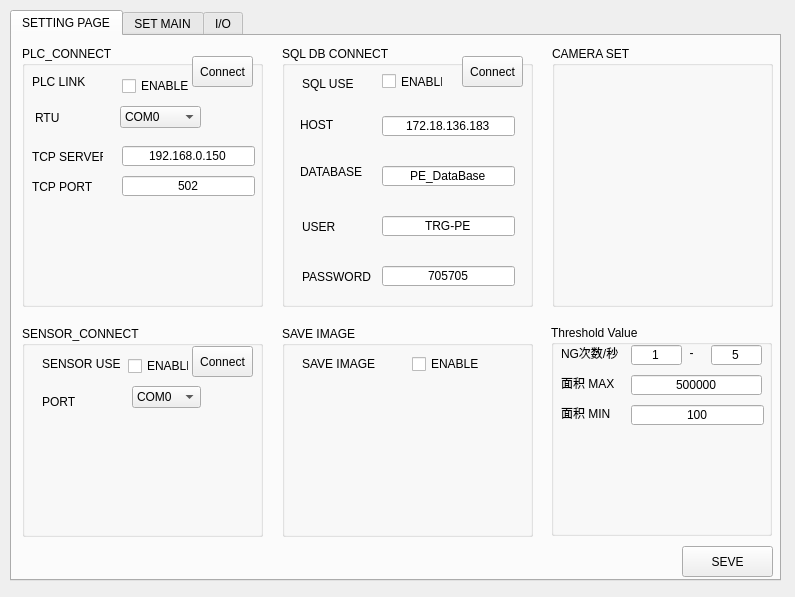
<?xml version="1.0" encoding="UTF-8"?>
<ui version="4.0">
 <class>setting</class>
 <widget class="QMainWindow" name="setting">
  <property name="geometry">
   <rect>
    <x>0</x>
    <y>0</y>
    <width>795</width>
    <height>597</height>
   </rect>
  </property>
  <property name="windowTitle">
   <string>setting</string>
  </property>
  <widget class="QWidget" name="centralwidget">
   <widget class="QTabWidget" name="tabWidget">
    <property name="geometry">
     <rect>
      <x>10</x>
      <y>10</y>
      <width>771</width>
      <height>571</height>
     </rect>
    </property>
    <property name="currentIndex">
     <number>0</number>
    </property>
    <widget class="QWidget" name="tab">
     <attribute name="title">
      <string>SETTING PAGE</string>
     </attribute>
     <widget class="QGroupBox" name="groupBox">
      <property name="geometry">
       <rect>
        <x>10</x>
        <y>10</y>
        <width>241</width>
        <height>261</height>
       </rect>
      </property>
      <property name="title">
       <string>PLC_CONNECT</string>
      </property>
      <widget class="QLabel" name="label">
       <property name="geometry">
        <rect>
         <x>10</x>
         <y>26</y>
         <width>81</width>
         <height>20</height>
        </rect>
       </property>
       <property name="text">
        <string>PLC LINK</string>
       </property>
      </widget>
      <widget class="QLabel" name="label_2">
       <property name="geometry">
        <rect>
         <x>13</x>
         <y>61</y>
         <width>61</width>
         <height>21</height>
        </rect>
       </property>
       <property name="text">
        <string>RTU</string>
       </property>
      </widget>
      <widget class="QLabel" name="label_3">
       <property name="geometry">
        <rect>
         <x>10</x>
         <y>100</y>
         <width>71</width>
         <height>21</height>
        </rect>
       </property>
       <property name="text">
        <string>TCP SERVER</string>
       </property>
      </widget>
      <widget class="QCheckBox" name="checkBox_plc_enable">
       <property name="geometry">
        <rect>
         <x>100</x>
         <y>30</y>
         <width>81</width>
         <height>20</height>
        </rect>
       </property>
       <property name="text">
        <string>ENABLE</string>
       </property>
      </widget>
      <widget class="QComboBox" name="comboBox_rtu_port">
       <property name="geometry">
        <rect>
         <x>98</x>
         <y>60</y>
         <width>81</width>
         <height>22</height>
        </rect>
       </property>
       <item>
        <property name="text">
         <string>COM0</string>
        </property>
       </item>
       <item>
        <property name="text">
         <string>COM1</string>
        </property>
       </item>
       <item>
        <property name="text">
         <string>COM2</string>
        </property>
       </item>
       <item>
        <property name="text">
         <string>COM3</string>
        </property>
       </item>
       <item>
        <property name="text">
         <string>COM4</string>
        </property>
       </item>
       <item>
        <property name="text">
         <string>COM5</string>
        </property>
       </item>
       <item>
        <property name="text">
         <string>COM6</string>
        </property>
       </item>
       <item>
        <property name="text">
         <string>COM7</string>
        </property>
       </item>
       <item>
        <property name="text">
         <string>COM8</string>
        </property>
       </item>
       <item>
        <property name="text">
         <string>COM9</string>
        </property>
       </item>
       <item>
        <property name="text">
         <string>COM10</string>
        </property>
       </item>
       <item>
        <property name="text">
         <string>COM11</string>
        </property>
       </item>
       <item>
        <property name="text">
         <string>COM12</string>
        </property>
       </item>
       <item>
        <property name="text">
         <string>COM13</string>
        </property>
       </item>
       <item>
        <property name="text">
         <string>COM14</string>
        </property>
       </item>
       <item>
        <property name="text">
         <string>COM15</string>
        </property>
       </item>
       <item>
        <property name="text">
         <string>COM50</string>
        </property>
       </item>
      </widget>
      <widget class="QPushButton" name="Button_PlcPort_connect">
       <property name="geometry">
        <rect>
         <x>170</x>
         <y>10</y>
         <width>61</width>
         <height>31</height>
        </rect>
       </property>
       <property name="text">
        <string>Connect</string>
       </property>
      </widget>
      <widget class="QLineEdit" name="lineEdit_tcp_server">
       <property name="geometry">
        <rect>
         <x>100</x>
         <y>100</y>
         <width>133</width>
         <height>20</height>
        </rect>
       </property>
       <property name="inputMask">
        <string/>
       </property>
       <property name="text">
        <string>192.168.0.150</string>
       </property>
       <property name="maxLength">
        <number>32767</number>
       </property>
       <property name="cursorPosition">
        <number>13</number>
       </property>
       <property name="alignment">
        <set>Qt::AlignCenter</set>
       </property>
      </widget>
      <widget class="QLabel" name="label_25">
       <property name="geometry">
        <rect>
         <x>10</x>
         <y>130</y>
         <width>71</width>
         <height>21</height>
        </rect>
       </property>
       <property name="text">
        <string>TCP PORT</string>
       </property>
      </widget>
      <widget class="QLineEdit" name="lineEdit_tcp_port">
       <property name="geometry">
        <rect>
         <x>100</x>
         <y>130</y>
         <width>133</width>
         <height>20</height>
        </rect>
       </property>
       <property name="inputMask">
        <string/>
       </property>
       <property name="text">
        <string>502</string>
       </property>
       <property name="maxLength">
        <number>32767</number>
       </property>
       <property name="cursorPosition">
        <number>3</number>
       </property>
       <property name="alignment">
        <set>Qt::AlignCenter</set>
       </property>
      </widget>
     </widget>
     <widget class="QGroupBox" name="groupBox_2">
      <property name="geometry">
       <rect>
        <x>10</x>
        <y>290</y>
        <width>241</width>
        <height>211</height>
       </rect>
      </property>
      <property name="title">
       <string>SENSOR_CONNECT</string>
      </property>
      <widget class="QLabel" name="label_9">
       <property name="geometry">
        <rect>
         <x>20</x>
         <y>30</y>
         <width>91</width>
         <height>16</height>
        </rect>
       </property>
       <property name="text">
        <string>SENSOR USE</string>
       </property>
      </widget>
      <widget class="QLabel" name="label_10">
       <property name="geometry">
        <rect>
         <x>20</x>
         <y>70</y>
         <width>54</width>
         <height>12</height>
        </rect>
       </property>
       <property name="text">
        <string>PORT</string>
       </property>
      </widget>
      <widget class="QComboBox" name="comboBox_sensor_port">
       <property name="geometry">
        <rect>
         <x>110</x>
         <y>60</y>
         <width>69</width>
         <height>22</height>
        </rect>
       </property>
       <item>
        <property name="text">
         <string>COM0</string>
        </property>
       </item>
       <item>
        <property name="text">
         <string>COM1</string>
        </property>
       </item>
       <item>
        <property name="text">
         <string>COM2</string>
        </property>
       </item>
       <item>
        <property name="text">
         <string>COM3</string>
        </property>
       </item>
       <item>
        <property name="text">
         <string>COM4</string>
        </property>
       </item>
       <item>
        <property name="text">
         <string>COM5</string>
        </property>
       </item>
       <item>
        <property name="text">
         <string>COM6</string>
        </property>
       </item>
       <item>
        <property name="text">
         <string>COM7</string>
        </property>
       </item>
       <item>
        <property name="text">
         <string>COM8</string>
        </property>
       </item>
       <item>
        <property name="text">
         <string>COM9</string>
        </property>
       </item>
       <item>
        <property name="text">
         <string>COM10</string>
        </property>
       </item>
       <item>
        <property name="text">
         <string>COM11</string>
        </property>
       </item>
       <item>
        <property name="text">
         <string>COM12</string>
        </property>
       </item>
       <item>
        <property name="text">
         <string>COM49</string>
        </property>
       </item>
       <item>
        <property name="text">
         <string>COM50</string>
        </property>
       </item>
      </widget>
      <widget class="QCheckBox" name="checkBox_sensor">
       <property name="geometry">
        <rect>
         <x>106</x>
         <y>30</y>
         <width>61</width>
         <height>20</height>
        </rect>
       </property>
       <property name="text">
        <string>ENABLE</string>
       </property>
       <property name="checked">
        <bool>false</bool>
       </property>
      </widget>
      <widget class="QPushButton" name="SensorPort_connect_Button">
       <property name="geometry">
        <rect>
         <x>170</x>
         <y>20</y>
         <width>61</width>
         <height>31</height>
        </rect>
       </property>
       <property name="text">
        <string>Connect</string>
       </property>
      </widget>
     </widget>
     <widget class="QGroupBox" name="groupBox_3">
      <property name="geometry">
       <rect>
        <x>270</x>
        <y>10</y>
        <width>251</width>
        <height>261</height>
       </rect>
      </property>
      <property name="title">
       <string>SQL DB CONNECT</string>
      </property>
      <widget class="QLabel" name="label_4">
       <property name="geometry">
        <rect>
         <x>20</x>
         <y>30</y>
         <width>66</width>
         <height>16</height>
        </rect>
       </property>
       <property name="text">
        <string>SQL USE</string>
       </property>
      </widget>
      <widget class="QLabel" name="label_5">
       <property name="geometry">
        <rect>
         <x>18</x>
         <y>68</y>
         <width>71</width>
         <height>21</height>
        </rect>
       </property>
       <property name="text">
        <string>HOST</string>
       </property>
      </widget>
      <widget class="QLabel" name="label_6">
       <property name="geometry">
        <rect>
         <x>18</x>
         <y>115</y>
         <width>71</width>
         <height>21</height>
        </rect>
       </property>
       <property name="text">
        <string>DATABASE</string>
       </property>
      </widget>
      <widget class="QLabel" name="label_7">
       <property name="geometry">
        <rect>
         <x>20</x>
         <y>170</y>
         <width>71</width>
         <height>21</height>
        </rect>
       </property>
       <property name="text">
        <string>USER</string>
       </property>
      </widget>
      <widget class="QLabel" name="label_8">
       <property name="geometry">
        <rect>
         <x>20</x>
         <y>220</y>
         <width>71</width>
         <height>21</height>
        </rect>
       </property>
       <property name="text">
        <string>PASSWORD</string>
       </property>
      </widget>
      <widget class="QCheckBox" name="checkBox_sql">
       <property name="geometry">
        <rect>
         <x>100</x>
         <y>25</y>
         <width>61</width>
         <height>21</height>
        </rect>
       </property>
       <property name="text">
        <string>ENABLE</string>
       </property>
       <property name="checked">
        <bool>false</bool>
       </property>
      </widget>
      <widget class="QLineEdit" name="lineEdit_server">
       <property name="geometry">
        <rect>
         <x>100</x>
         <y>70</y>
         <width>133</width>
         <height>20</height>
        </rect>
       </property>
       <property name="inputMask">
        <string/>
       </property>
       <property name="text">
        <string>172.18.136.183</string>
       </property>
       <property name="maxLength">
        <number>32767</number>
       </property>
       <property name="cursorPosition">
        <number>14</number>
       </property>
       <property name="alignment">
        <set>Qt::AlignCenter</set>
       </property>
      </widget>
      <widget class="QLineEdit" name="lineEdit_db">
       <property name="geometry">
        <rect>
         <x>100</x>
         <y>120</y>
         <width>133</width>
         <height>20</height>
        </rect>
       </property>
       <property name="inputMask">
        <string/>
       </property>
       <property name="text">
        <string>PE_DataBase</string>
       </property>
       <property name="alignment">
        <set>Qt::AlignCenter</set>
       </property>
      </widget>
      <widget class="QLineEdit" name="lineEdit_user">
       <property name="geometry">
        <rect>
         <x>100</x>
         <y>170</y>
         <width>133</width>
         <height>20</height>
        </rect>
       </property>
       <property name="inputMask">
        <string/>
       </property>
       <property name="text">
        <string>TRG-PE</string>
       </property>
       <property name="alignment">
        <set>Qt::AlignCenter</set>
       </property>
      </widget>
      <widget class="QLineEdit" name="lineEdit_pw">
       <property name="geometry">
        <rect>
         <x>100</x>
         <y>220</y>
         <width>133</width>
         <height>20</height>
        </rect>
       </property>
       <property name="inputMask">
        <string/>
       </property>
       <property name="text">
        <string>705705</string>
       </property>
       <property name="alignment">
        <set>Qt::AlignCenter</set>
       </property>
      </widget>
      <widget class="QPushButton" name="sql_connect_Button">
       <property name="geometry">
        <rect>
         <x>180</x>
         <y>10</y>
         <width>61</width>
         <height>31</height>
        </rect>
       </property>
       <property name="text">
        <string>Connect</string>
       </property>
      </widget>
     </widget>
     <widget class="QGroupBox" name="groupBox_4">
      <property name="geometry">
       <rect>
        <x>270</x>
        <y>290</y>
        <width>251</width>
        <height>211</height>
       </rect>
      </property>
      <property name="title">
       <string>SAVE IMAGE</string>
      </property>
      <widget class="QCheckBox" name="checkBox_savejpg">
       <property name="geometry">
        <rect>
         <x>130</x>
         <y>30</y>
         <width>71</width>
         <height>16</height>
        </rect>
       </property>
       <property name="text">
        <string>ENABLE</string>
       </property>
      </widget>
      <widget class="QLabel" name="label_11">
       <property name="geometry">
        <rect>
         <x>20</x>
         <y>30</y>
         <width>91</width>
         <height>16</height>
        </rect>
       </property>
       <property name="text">
        <string>SAVE IMAGE</string>
       </property>
      </widget>
     </widget>
     <widget class="QGroupBox" name="groupBox_5">
      <property name="geometry">
       <rect>
        <x>540</x>
        <y>10</y>
        <width>221</width>
        <height>261</height>
       </rect>
      </property>
      <property name="title">
       <string>CAMERA SET</string>
      </property>
     </widget>
     <widget class="QGroupBox" name="groupBox_6">
      <property name="geometry">
       <rect>
        <x>539</x>
        <y>289</y>
        <width>221</width>
        <height>211</height>
       </rect>
      </property>
      <property name="title">
       <string>Threshold Value</string>
      </property>
      <widget class="QLabel" name="label_26">
       <property name="geometry">
        <rect>
         <x>10</x>
         <y>20</y>
         <width>91</width>
         <height>16</height>
        </rect>
       </property>
       <property name="text">
        <string>NG次数/秒</string>
       </property>
      </widget>
      <widget class="QLabel" name="label_27">
       <property name="geometry">
        <rect>
         <x>10</x>
         <y>50</y>
         <width>91</width>
         <height>16</height>
        </rect>
       </property>
       <property name="text">
        <string>面积 MAX</string>
       </property>
      </widget>
      <widget class="QLineEdit" name="lineEdit_ngcounter_low">
       <property name="geometry">
        <rect>
         <x>80</x>
         <y>20</y>
         <width>51</width>
         <height>20</height>
        </rect>
       </property>
       <property name="inputMask">
        <string/>
       </property>
       <property name="text">
        <string>1</string>
       </property>
       <property name="maxLength">
        <number>32767</number>
       </property>
       <property name="cursorPosition">
        <number>1</number>
       </property>
       <property name="alignment">
        <set>Qt::AlignCenter</set>
       </property>
      </widget>
      <widget class="QLineEdit" name="lineEdit_area_max">
       <property name="geometry">
        <rect>
         <x>80</x>
         <y>50</y>
         <width>131</width>
         <height>20</height>
        </rect>
       </property>
       <property name="inputMask">
        <string/>
       </property>
       <property name="text">
        <string>500000</string>
       </property>
       <property name="maxLength">
        <number>32767</number>
       </property>
       <property name="cursorPosition">
        <number>6</number>
       </property>
       <property name="alignment">
        <set>Qt::AlignCenter</set>
       </property>
      </widget>
      <widget class="QLineEdit" name="lineEdit_area_min">
       <property name="geometry">
        <rect>
         <x>80</x>
         <y>80</y>
         <width>133</width>
         <height>20</height>
        </rect>
       </property>
       <property name="inputMask">
        <string/>
       </property>
       <property name="text">
        <string>100</string>
       </property>
       <property name="maxLength">
        <number>32767</number>
       </property>
       <property name="cursorPosition">
        <number>3</number>
       </property>
       <property name="alignment">
        <set>Qt::AlignCenter</set>
       </property>
      </widget>
      <widget class="QLabel" name="label_28">
       <property name="geometry">
        <rect>
         <x>10</x>
         <y>80</y>
         <width>91</width>
         <height>16</height>
        </rect>
       </property>
       <property name="text">
        <string>面积 MIN</string>
       </property>
      </widget>
      <widget class="QLineEdit" name="lineEdit_ngcounter_high">
       <property name="geometry">
        <rect>
         <x>160</x>
         <y>20</y>
         <width>51</width>
         <height>20</height>
        </rect>
       </property>
       <property name="inputMask">
        <string/>
       </property>
       <property name="text">
        <string>5</string>
       </property>
       <property name="maxLength">
        <number>32767</number>
       </property>
       <property name="cursorPosition">
        <number>1</number>
       </property>
       <property name="alignment">
        <set>Qt::AlignCenter</set>
       </property>
      </widget>
      <widget class="QLabel" name="label_29">
       <property name="geometry">
        <rect>
         <x>130</x>
         <y>20</y>
         <width>21</width>
         <height>16</height>
        </rect>
       </property>
       <property name="text">
        <string>-</string>
       </property>
       <property name="alignment">
        <set>Qt::AlignCenter</set>
       </property>
      </widget>
     </widget>
     <widget class="QPushButton" name="saveConfig2_Button">
      <property name="geometry">
       <rect>
        <x>670</x>
        <y>510</y>
        <width>91</width>
        <height>31</height>
       </rect>
      </property>
      <property name="text">
       <string>SEVE</string>
      </property>
     </widget>
    </widget>
    <widget class="QWidget" name="tab_2">
     <attribute name="title">
      <string>SET MAIN</string>
     </attribute>
    </widget>
    <widget class="QWidget" name="tab2">
     <attribute name="title">
      <string>I/O</string>
     </attribute>
     <widget class="QLineEdit" name="lineEdit_5">
      <property name="geometry">
       <rect>
        <x>320</x>
        <y>10</y>
        <width>181</width>
        <height>301</height>
       </rect>
      </property>
      <property name="text">
       <string>三菱PLC-FX3S</string>
      </property>
      <property name="alignment">
       <set>Qt::AlignCenter</set>
      </property>
     </widget>
     <widget class="QLineEdit" name="lineEdit_6">
      <property name="geometry">
       <rect>
        <x>320</x>
        <y>370</y>
        <width>181</width>
        <height>81</height>
       </rect>
      </property>
      <property name="layoutDirection">
       <enum>Qt::LeftToRight</enum>
      </property>
      <property name="text">
       <string>威纶通MT8072IP触摸屏</string>
      </property>
      <property name="alignment">
       <set>Qt::AlignCenter</set>
      </property>
     </widget>
     <widget class="QLineEdit" name="lineEdit_7">
      <property name="geometry">
       <rect>
        <x>320</x>
        <y>460</y>
        <width>181</width>
        <height>81</height>
       </rect>
      </property>
      <property name="layoutDirection">
       <enum>Qt::LeftToRight</enum>
      </property>
      <property name="text">
       <string>modbusRTU</string>
      </property>
      <property name="alignment">
       <set>Qt::AlignCenter</set>
      </property>
     </widget>
     <widget class="QLineEdit" name="lineEdit_8">
      <property name="geometry">
       <rect>
        <x>10</x>
        <y>10</y>
        <width>191</width>
        <height>531</height>
       </rect>
      </property>
      <property name="text">
       <string>电脑主机</string>
      </property>
      <property name="alignment">
       <set>Qt::AlignCenter</set>
      </property>
     </widget>
     <widget class="Line" name="line">
      <property name="geometry">
       <rect>
        <x>200</x>
        <y>80</y>
        <width>118</width>
        <height>3</height>
       </rect>
      </property>
      <property name="orientation">
       <enum>Qt::Horizontal</enum>
      </property>
     </widget>
     <widget class="Line" name="line_2">
      <property name="geometry">
       <rect>
        <x>200</x>
        <y>500</y>
        <width>118</width>
        <height>3</height>
       </rect>
      </property>
      <property name="orientation">
       <enum>Qt::Horizontal</enum>
      </property>
     </widget>
     <widget class="Line" name="line_3">
      <property name="geometry">
       <rect>
        <x>500</x>
        <y>40</y>
        <width>61</width>
        <height>16</height>
       </rect>
      </property>
      <property name="orientation">
       <enum>Qt::Horizontal</enum>
      </property>
     </widget>
     <widget class="QLabel" name="label_12">
      <property name="geometry">
       <rect>
        <x>230</x>
        <y>60</y>
        <width>54</width>
        <height>12</height>
       </rect>
      </property>
      <property name="text">
       <string>mini-USB</string>
      </property>
     </widget>
     <widget class="QLabel" name="label_13">
      <property name="geometry">
       <rect>
        <x>230</x>
        <y>480</y>
        <width>54</width>
        <height>12</height>
       </rect>
      </property>
      <property name="text">
       <string>USB-COM3</string>
      </property>
     </widget>
     <widget class="QLabel" name="label_14">
      <property name="geometry">
       <rect>
        <x>420</x>
        <y>330</y>
        <width>41</width>
        <height>16</height>
       </rect>
      </property>
      <property name="text">
       <string>RS232</string>
      </property>
     </widget>
     <widget class="Line" name="line_4">
      <property name="geometry">
       <rect>
        <x>200</x>
        <y>400</y>
        <width>121</width>
        <height>16</height>
       </rect>
      </property>
      <property name="orientation">
       <enum>Qt::Horizontal</enum>
      </property>
     </widget>
     <widget class="QLabel" name="label_15">
      <property name="geometry">
       <rect>
        <x>240</x>
        <y>390</y>
        <width>54</width>
        <height>12</height>
       </rect>
      </property>
      <property name="text">
       <string>RJ-45</string>
      </property>
     </widget>
     <widget class="QLineEdit" name="lineEdit_9">
      <property name="geometry">
       <rect>
        <x>620</x>
        <y>500</y>
        <width>113</width>
        <height>31</height>
       </rect>
      </property>
      <property name="text">
       <string>光电传感器</string>
      </property>
      <property name="alignment">
       <set>Qt::AlignCenter</set>
      </property>
     </widget>
     <widget class="Line" name="line_6">
      <property name="geometry">
       <rect>
        <x>500</x>
        <y>520</y>
        <width>118</width>
        <height>3</height>
       </rect>
      </property>
      <property name="orientation">
       <enum>Qt::Horizontal</enum>
      </property>
     </widget>
     <widget class="QLabel" name="label_16">
      <property name="geometry">
       <rect>
        <x>560</x>
        <y>500</y>
        <width>21</width>
        <height>16</height>
       </rect>
      </property>
      <property name="text">
       <string>X1</string>
      </property>
     </widget>
     <widget class="Line" name="line_5">
      <property name="geometry">
       <rect>
        <x>500</x>
        <y>280</y>
        <width>61</width>
        <height>16</height>
       </rect>
      </property>
      <property name="orientation">
       <enum>Qt::Horizontal</enum>
      </property>
     </widget>
     <widget class="QLineEdit" name="lineEdit_10">
      <property name="geometry">
       <rect>
        <x>660</x>
        <y>50</y>
        <width>81</width>
        <height>41</height>
       </rect>
      </property>
      <property name="layoutDirection">
       <enum>Qt::LeftToRight</enum>
      </property>
      <property name="text">
       <string>红灯/蜂鸣器</string>
      </property>
      <property name="alignment">
       <set>Qt::AlignCenter</set>
      </property>
     </widget>
     <widget class="QLineEdit" name="lineEdit_11">
      <property name="geometry">
       <rect>
        <x>660</x>
        <y>90</y>
        <width>81</width>
        <height>41</height>
       </rect>
      </property>
      <property name="layoutDirection">
       <enum>Qt::LeftToRight</enum>
      </property>
      <property name="text">
       <string>黄灯</string>
      </property>
      <property name="alignment">
       <set>Qt::AlignCenter</set>
      </property>
     </widget>
     <widget class="QLineEdit" name="lineEdit_12">
      <property name="geometry">
       <rect>
        <x>660</x>
        <y>10</y>
        <width>81</width>
        <height>41</height>
       </rect>
      </property>
      <property name="layoutDirection">
       <enum>Qt::LeftToRight</enum>
      </property>
      <property name="text">
       <string>绿灯</string>
      </property>
      <property name="alignment">
       <set>Qt::AlignCenter</set>
      </property>
     </widget>
     <widget class="Line" name="line_7">
      <property name="geometry">
       <rect>
        <x>200</x>
        <y>240</y>
        <width>118</width>
        <height>3</height>
       </rect>
      </property>
      <property name="orientation">
       <enum>Qt::Horizontal</enum>
      </property>
     </widget>
     <widget class="QLabel" name="label_17">
      <property name="geometry">
       <rect>
        <x>230</x>
        <y>220</y>
        <width>54</width>
        <height>12</height>
       </rect>
      </property>
      <property name="text">
       <string>USB-COM8</string>
      </property>
     </widget>
     <widget class="Line" name="line_8">
      <property name="geometry">
       <rect>
        <x>500</x>
        <y>110</y>
        <width>161</width>
        <height>16</height>
       </rect>
      </property>
      <property name="orientation">
       <enum>Qt::Horizontal</enum>
      </property>
     </widget>
     <widget class="Line" name="line_9">
      <property name="geometry">
       <rect>
        <x>500</x>
        <y>180</y>
        <width>61</width>
        <height>16</height>
       </rect>
      </property>
      <property name="orientation">
       <enum>Qt::Horizontal</enum>
      </property>
     </widget>
     <widget class="QLabel" name="label_18">
      <property name="geometry">
       <rect>
        <x>520</x>
        <y>30</y>
        <width>21</width>
        <height>16</height>
       </rect>
      </property>
      <property name="text">
       <string>Y13</string>
      </property>
     </widget>
     <widget class="QLabel" name="label_19">
      <property name="geometry">
       <rect>
        <x>570</x>
        <y>100</y>
        <width>21</width>
        <height>16</height>
       </rect>
      </property>
      <property name="text">
       <string>Y12</string>
      </property>
     </widget>
     <widget class="QLabel" name="label_20">
      <property name="geometry">
       <rect>
        <x>520</x>
        <y>170</y>
        <width>21</width>
        <height>16</height>
       </rect>
      </property>
      <property name="text">
       <string>Y14</string>
      </property>
     </widget>
     <widget class="Line" name="line_10">
      <property name="geometry">
       <rect>
        <x>410</x>
        <y>310</y>
        <width>3</width>
        <height>61</height>
       </rect>
      </property>
      <property name="orientation">
       <enum>Qt::Vertical</enum>
      </property>
     </widget>
     <widget class="QLabel" name="label_21">
      <property name="geometry">
       <rect>
        <x>230</x>
        <y>90</y>
        <width>54</width>
        <height>12</height>
       </rect>
      </property>
      <property name="text">
       <string>程序烧录</string>
      </property>
     </widget>
     <widget class="QLabel" name="label_22">
      <property name="geometry">
       <rect>
        <x>230</x>
        <y>250</y>
        <width>61</width>
        <height>20</height>
       </rect>
      </property>
      <property name="text">
       <string>modbus通讯</string>
      </property>
     </widget>
     <widget class="QLineEdit" name="lineEdit_13">
      <property name="geometry">
       <rect>
        <x>560</x>
        <y>10</y>
        <width>51</width>
        <height>71</height>
       </rect>
      </property>
      <property name="layoutDirection">
       <enum>Qt::LeftToRight</enum>
      </property>
      <property name="text">
       <string>继电器</string>
      </property>
      <property name="alignment">
       <set>Qt::AlignCenter</set>
      </property>
     </widget>
     <widget class="Line" name="line_11">
      <property name="geometry">
       <rect>
        <x>610</x>
        <y>20</y>
        <width>51</width>
        <height>16</height>
       </rect>
      </property>
      <property name="orientation">
       <enum>Qt::Horizontal</enum>
      </property>
     </widget>
     <widget class="QLabel" name="label_23">
      <property name="geometry">
       <rect>
        <x>620</x>
        <y>10</y>
        <width>31</width>
        <height>16</height>
       </rect>
      </property>
      <property name="text">
       <string>常闭</string>
      </property>
     </widget>
     <widget class="Line" name="line_12">
      <property name="geometry">
       <rect>
        <x>610</x>
        <y>60</y>
        <width>51</width>
        <height>16</height>
       </rect>
      </property>
      <property name="orientation">
       <enum>Qt::Horizontal</enum>
      </property>
     </widget>
     <widget class="QLabel" name="label_24">
      <property name="geometry">
       <rect>
        <x>620</x>
        <y>50</y>
        <width>31</width>
        <height>16</height>
       </rect>
      </property>
      <property name="text">
       <string>常开</string>
      </property>
     </widget>
    </widget>
   </widget>
  </widget>
 </widget>
 <resources/>
 <connections/>
</ui>
